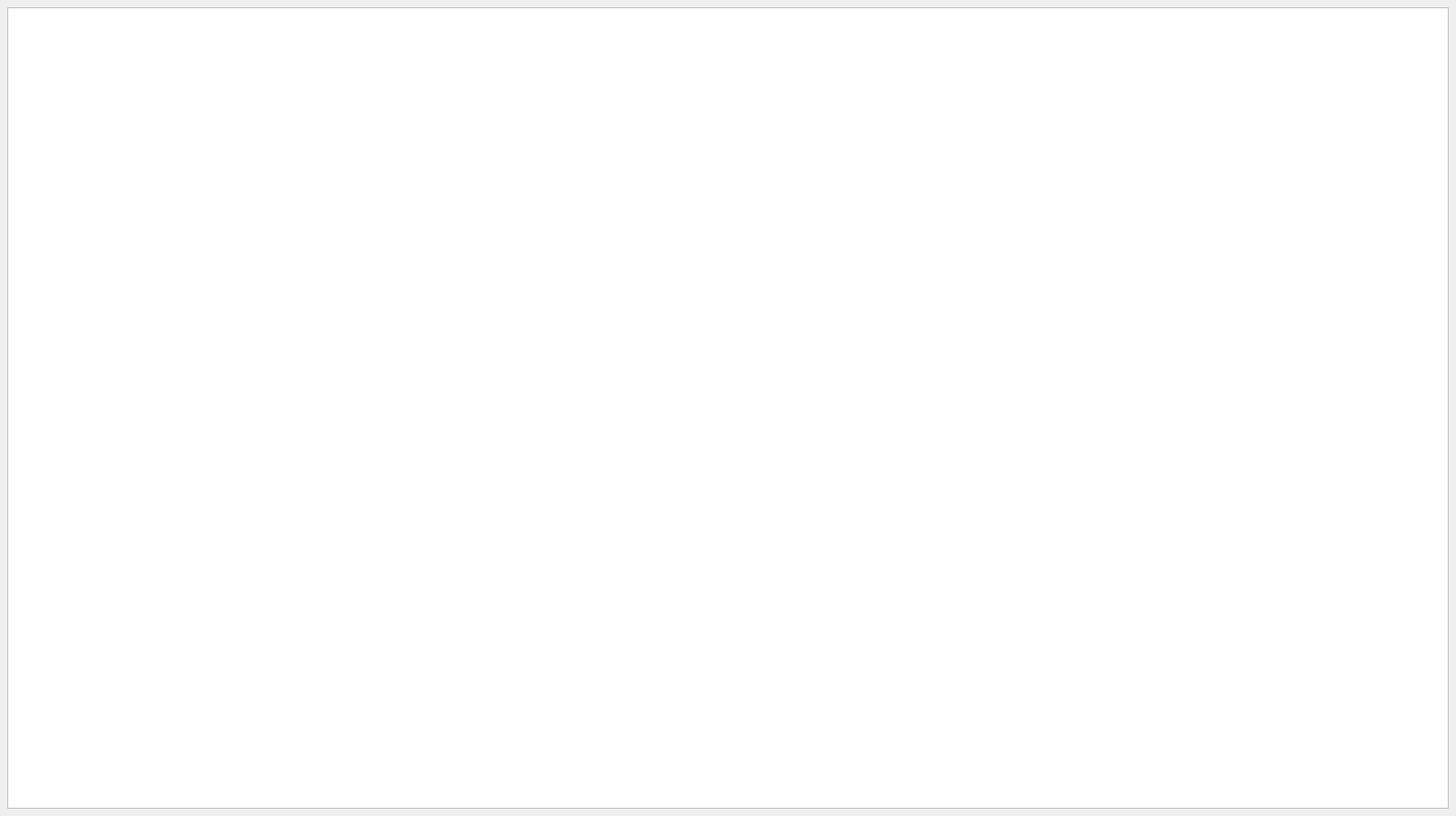
<?xml version="1.0" encoding="UTF-8"?>
<ui version="4.0">
 <class>cframe</class>
 <widget class="QMainWindow" name="cframe">
  <property name="geometry">
   <rect>
    <x>0</x>
    <y>0</y>
    <width>1788</width>
    <height>1002</height>
   </rect>
  </property>
  <property name="windowTitle">
   <string>cframe</string>
  </property>
  <widget class="QWidget" name="centralwidget">
   <layout class="QHBoxLayout" name="horizontalLayout">
    <item>
     <widget class="QGraphicsView" name="graphicsView">
      <property name="toolTip">
       <string>&lt;html&gt;&lt;head/&gt;&lt;body&gt;&lt;p&gt;&lt;a href=&quot;https://c8.alamy.com/compes/hg634c/mapa-de-carreteras-de-honduras-hg634c.jpg&quot;&gt;&lt;span style=&quot; text-decoration: underline; color:#007af4;&quot;&gt;Mapa de Honduras&lt;/span&gt;&lt;/a&gt;&lt;/p&gt;&lt;/body&gt;&lt;/html&gt;</string>
      </property>
      <property name="sizeAdjustPolicy">
       <enum>QAbstractScrollArea::SizeAdjustPolicy::AdjustIgnored</enum>
      </property>
     </widget>
    </item>
   </layout>
  </widget>
  <widget class="QMenuBar" name="menubar">
   <property name="geometry">
    <rect>
     <x>0</x>
     <y>0</y>
     <width>1788</width>
     <height>25</height>
    </rect>
   </property>
  </widget>
 </widget>
 <resources/>
 <connections/>
</ui>
